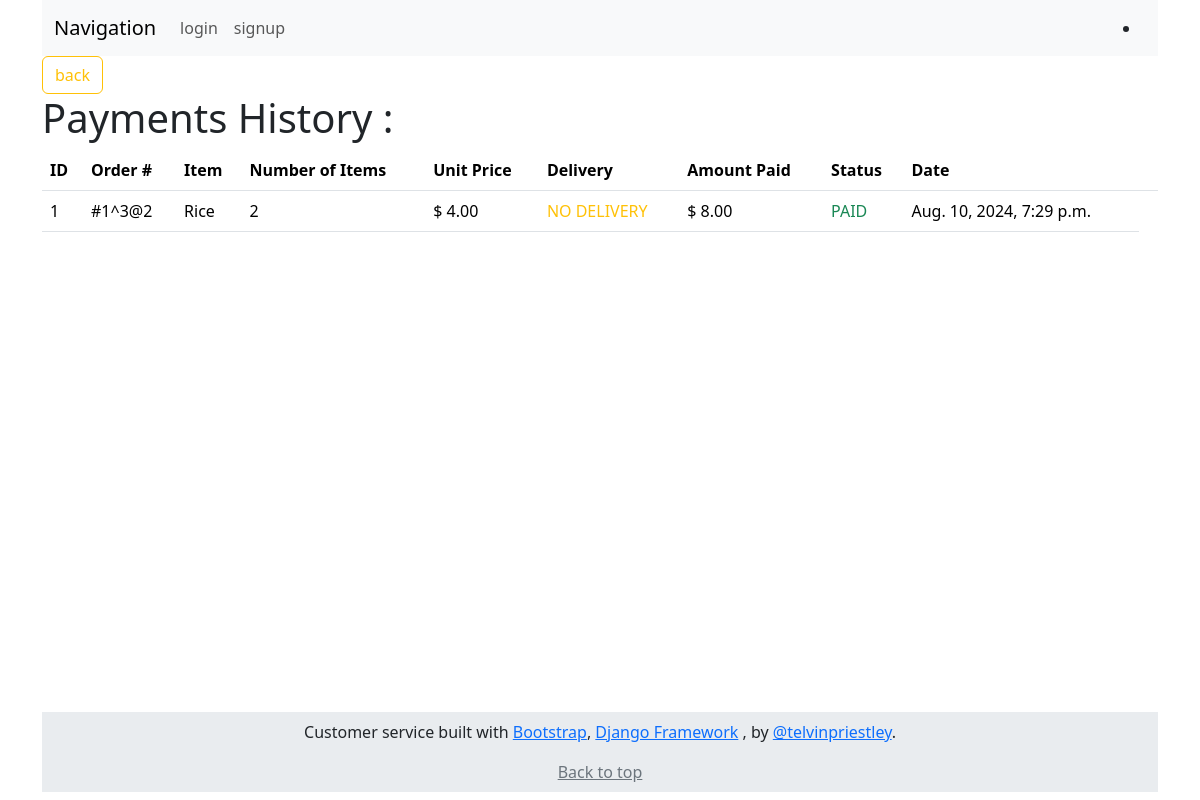
/payment_history/2, run on the app's committed database.
### shop/models.py (models this page shows)
class Payment(models.Model):
    customer = models.ForeignKey(User, on_delete=models.CASCADE)
    order = models.ForeignKey(Order, on_delete=models.CASCADE)
    amount = models.DecimalField(max_digits=10, decimal_places=2)
    status = models.BooleanField(default=False)
    created = models.DateTimeField(auto_now_add=True)
    updated = models.DateTimeField(auto_now=True)

class Order(models.Model):
    customer = models.ForeignKey(User, on_delete=models.CASCADE)
    item = models.ForeignKey(Items, on_delete=models.CASCADE)
    quantity = models.IntegerField()
    amount = models.DecimalField(max_digits=10, decimal_places=2)
    total_amount = models.DecimalField(max_digits=10, decimal_places=2, blank=True, null=True)
    status = models.BooleanField(default=False)
    deliver = models.BooleanField(default=False)
    created = models.DateTimeField(auto_now_add=True)
    updated = models.DateTimeField(auto_now=True)

class Items(models.Model):
    itemName = models.CharField(max_length=100)
    unitprice = models.DecimalField(max_digits=10, decimal_places=2)
    stock = models.IntegerField()
    created = models.DateTimeField(auto_now_add=True)
    updated = models.DateTimeField(auto_now=True)

### shop/views.py (the view)
# urls.py: path('payment_history/<int:cus_id>', views.payment_history, name='payment_history'),
def payment_history(request, cus_id):
    try:
        payments = Payment.objects.filter(customer=cus_id)
        data = {"payments": payments, "cus_id": cus_id}
        return render(request, "free/paymentHistory.html", context=data)
    except ObjectDoesNotExist:
        messages.error(request, "ID does not exist")
        return redirect("/name_list")

### templates/free/paymentHistory.html (shortened to what this page needs)
<!DOCTYPE html>
<html lang="en">
<head>
    <link href="https://cdn.jsdelivr.net/npm/bootstrap@5.3.3/dist/css/bootstrap.min.css" rel="stylesheet"
>
</head>
<body class="container">
    {% include "navbar.html" %}
    <a href="/neworder_view" class="col btn btn-outline-warning">back</a>
    <div style="margin-bottom: 60vh;">
        {% block payment  %}
    {% if payments %}
        <h1>Payments History : {{payment.customer.fname}}</h1>
        <table class="table">
            <thead>
                <tr>
                    <th scope="col">ID</th>
                    <th scope="col">Order #</th>
                    <th scope="col">Item</th>
                    <th scope="col">Number of Items</th>
                    <th scope="col">Unit Price</th>
                    <th scope="col">Delivery </th>
                    <th scope="col">Amount Paid</th>
                    <th scope="col">Status</th>
                    <th scope="col">Date</th>
                    <th></th>
                </tr>
            </thead>
            {% for payment in payments %}
            <tbody>
                <tr>
                    <td> {{ payment.id }} </td>
                    <td> #{{ payment.id }}^{{ payment.order.id }}@{{cus_id}}</td>
                    <td>{{ payment.order.item.itemName }}</td>
                    <td>{{ payment.order.quantity }}</td>
                    <td>$ {{ payment.order.item.unitprice }}</td>
                    {% if payment.order.deliver %}
                    <td class="text-success">DELIVERED</td>
                    {% else %}
                    <td class="text-warning">NO DELIVERY</td>
                    {% endif %}
                    <td>$ {{ payment.amount }}</td>
                    {% if payment.status %}
                    <td class="text-success">PAID</td>
                    {% else %}
                    <td class="text-danger">NOT PAID</td>
                    {% endif %}
                    <td>{{ payment.created }}</td>
                </tr>
            </tbody>
            {% endfor %}
        </table>
        {% else %}
        <h3>No Payments Made Yet</h3>
        {% endif %}
        {% endblock %}
    </div>
    <footer class="footer mt-4 py-2 bg-body-secondary ">
        <div class="text-center">
            <p>Customer service built with <a href="https://getbootstrap.com/">Bootstrap</a>, <a
                    href="https://docs.djangoproject.com/">Django Framework</a> , by <a
                    href="https://twitter.com/telvinpriestley">@telvinpriestley</a>.</p>
            <p class="mb-0">
                <a class="link-secondary" href="#">Back to top</a>
            </p>
        </div>
    </footer>
</body>
</html>

### data on the page
Payment: id "1", order.id "3", customer "2", order.item.itemName "Rice", order.quantity "2", order.item.unitprice "4.00", shows "NO DELIVERY", amount "8.00", status "PAID", created "Aug. 10, 2024, 7:29 p.m."
